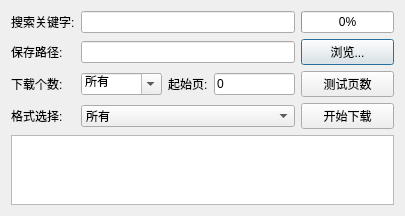
<?xml version="1.0" encoding="UTF-8"?>
<ui version="4.0">
 <class>Dialog</class>
 <widget class="QDialog" name="Dialog">
  <property name="geometry">
   <rect>
    <x>0</x>
    <y>0</y>
    <width>405</width>
    <height>175</height>
   </rect>
  </property>
  <property name="windowTitle">
   <string>素材下载器</string>
  </property>
  <layout class="QHBoxLayout" name="horizontalLayout">
   <item>
    <layout class="QVBoxLayout" name="verticalLayout">
     <item>
      <layout class="QGridLayout" name="gridLayout">
       <item row="1" column="1">
        <widget class="QLineEdit" name="lineEditSavePath"/>
       </item>
       <item row="1" column="0">
        <widget class="QLabel" name="labelSavePath">
         <property name="text">
          <string>保存路径:</string>
         </property>
        </widget>
       </item>
       <item row="1" column="2">
        <widget class="QPushButton" name="pushBtnBrowser">
         <property name="text">
          <string>浏览...</string>
         </property>
        </widget>
       </item>
       <item row="0" column="0">
        <widget class="QLabel" name="labelKeyword">
         <property name="text">
          <string>搜索关键字:</string>
         </property>
        </widget>
       </item>
       <item row="0" column="1">
        <widget class="QLineEdit" name="lineEditKeyWord">
         <property name="maxLength">
          <number>12</number>
         </property>
        </widget>
       </item>
       <item row="4" column="2">
        <widget class="QPushButton" name="pushBtnDown">
         <property name="text">
          <string>开始下载</string>
         </property>
        </widget>
       </item>
       <item row="2" column="0">
        <widget class="QLabel" name="labelSavePages">
         <property name="text">
          <string>下载个数:</string>
         </property>
        </widget>
       </item>
       <item row="4" column="0">
        <widget class="QLabel" name="label">
         <property name="text">
          <string>格式选择:</string>
         </property>
        </widget>
       </item>
       <item row="2" column="1">
        <layout class="QHBoxLayout" name="horizontalLayout_2" stretch="3,1,3">
         <item>
          <widget class="QComboBox" name="cmbDownCount">
           <property name="editable">
            <bool>true</bool>
           </property>
           <item>
            <property name="text">
             <string>所有</string>
            </property>
           </item>
           <item>
            <property name="text">
             <string>10</string>
            </property>
           </item>
           <item>
            <property name="text">
             <string>20</string>
            </property>
           </item>
           <item>
            <property name="text">
             <string>50</string>
            </property>
           </item>
           <item>
            <property name="text">
             <string>100</string>
            </property>
           </item>
          </widget>
         </item>
         <item>
          <widget class="QLabel" name="labelStartPage">
           <property name="text">
            <string>起始页:</string>
           </property>
          </widget>
         </item>
         <item>
          <widget class="QLineEdit" name="lineEditStartPage">
           <property name="text">
            <string>0</string>
           </property>
           <property name="maxLength">
            <number>4</number>
           </property>
          </widget>
         </item>
        </layout>
       </item>
       <item row="4" column="1">
        <widget class="QComboBox" name="cmbFormat">
         <item>
          <property name="text">
           <string>所有</string>
          </property>
         </item>
         <item>
          <property name="text">
           <string>PSD+AI</string>
          </property>
         </item>
         <item>
          <property name="text">
           <string>PSD</string>
          </property>
         </item>
         <item>
          <property name="text">
           <string>AI</string>
          </property>
         </item>
         <item>
          <property name="text">
           <string>EPS</string>
          </property>
         </item>
        </widget>
       </item>
       <item row="2" column="2">
        <widget class="QPushButton" name="pushBtnTestPages">
         <property name="text">
          <string>测试页数</string>
         </property>
        </widget>
       </item>
       <item row="0" column="2">
        <widget class="QProgressBar" name="progressBar">
         <property name="maximum">
          <number>10000</number>
         </property>
         <property name="value">
          <number>0</number>
         </property>
        </widget>
       </item>
      </layout>
     </item>
     <item>
      <widget class="QTextBrowser" name="textInfo"/>
     </item>
    </layout>
   </item>
  </layout>
 </widget>
 <tabstops>
  <tabstop>lineEditKeyWord</tabstop>
  <tabstop>lineEditSavePath</tabstop>
  <tabstop>pushBtnBrowser</tabstop>
  <tabstop>cmbDownCount</tabstop>
  <tabstop>lineEditStartPage</tabstop>
  <tabstop>pushBtnTestPages</tabstop>
  <tabstop>cmbFormat</tabstop>
  <tabstop>pushBtnDown</tabstop>
  <tabstop>textInfo</tabstop>
 </tabstops>
 <resources/>
 <connections/>
</ui>
